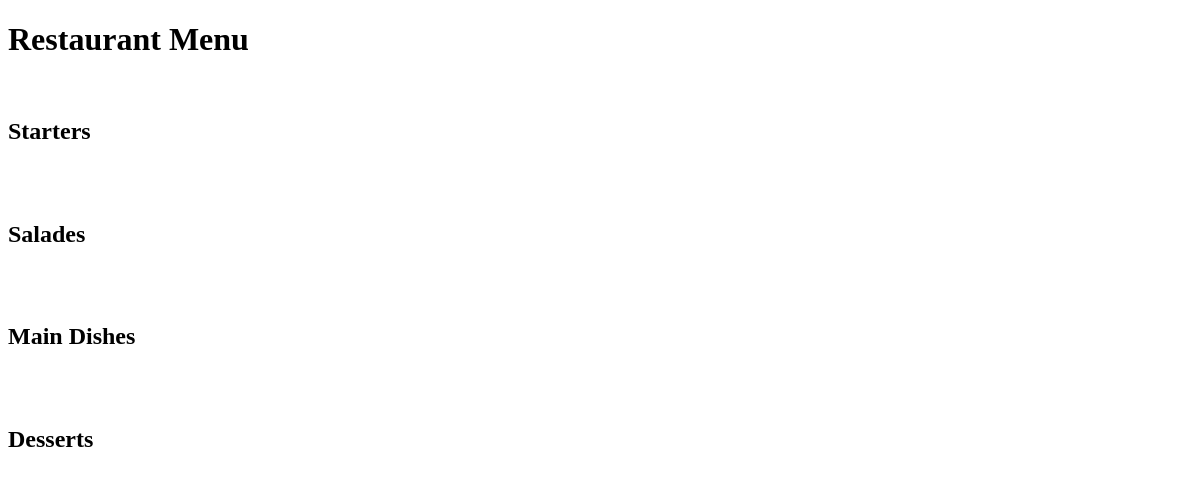
The app's page /, older data.
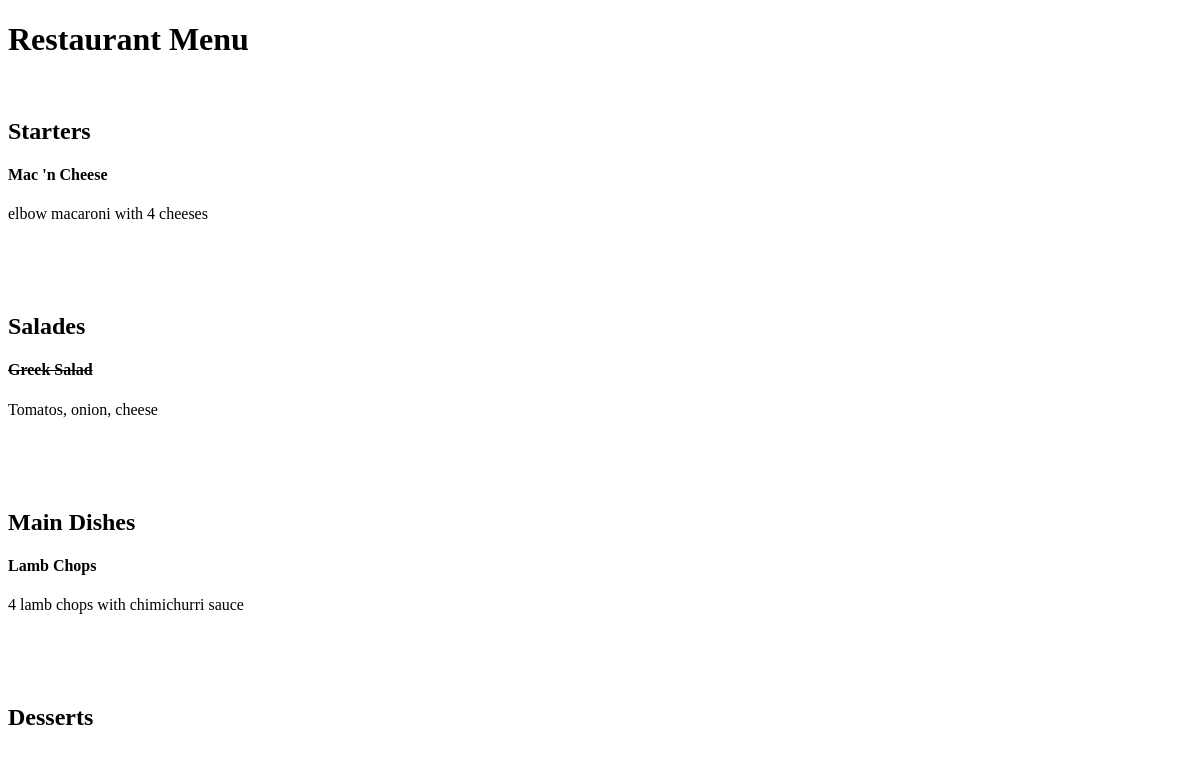
The same page, newer data.
### restaurant_menu/models.py (models this page shows, shortened)
class Item(models.Model):
	meal = models.CharField(max_length=200, unique=True)
	desc = models.CharField(max_length=2000)
	price = models.DecimalField(decimal_places=2, max_digits=5)
	category = models.CharField(max_length=500, choices=CATEGORY)
	author = models.ForeignKey(User, on_delete=models.PROTECT)  # If the user is deleted from the tabel, none of its creations will be deleted
	is_available = models.IntegerField(choices=AVAILABILITY, default=0)
	creation_date = models.DateTimeField(auto_now_add=True)
	update_date = models.DateTimeField(auto_now=True)

### restaurant_menu/views.py (the view)
# urls.py: path("", views.MenuList.as_view(), name="home")
class MenuList(generic.ListView):
	queryset = Item.objects.order_by("creation_date")
	template_name = "index.html"
	def get_context_data(self, **kwargs):
		context = super().get_context_data(**kwargs)
		context["meals"] = CATEGORY
		context["available"] = AVAILABILITY
		return context

### templates/index.html (shortened to what this page needs)
<!DOCTYPE html>
<html lang="en">
<head>
</head>
<body>
<h1>Restaurant Menu</h1>
<br>
{% for meal in meals %}
<h2>{{ meal.1 }}</h2>
    {% for m in item_list %}
        {% if m.category == meal.0 %}
            {% if m.is_available == 1 %}
                <h4>{{ m.meal }}</h4>
            {% else %}
                <h4 style="text-decoration: line-through;" title="Sold Out">{{ m.meal }}</h4>
            {% endif %}
            <p>{{ m.desc }}</p>
            <br>
        {% endif %}
    {% endfor %}
<br> <br>
{% endfor %}
</body>
</html>

Row changes from the older to the newer data that the page shows:
added Item: meal "Mac 'n Cheese", desc "elbow macaroni with 4 cheeses", shown under "Starters"
added Item: meal "Greek Salad", desc "Tomatos, onion, cheese", shown under "Salades"
added Item: meal "Lamb Chops", desc "4 lamb chops with chimichurri sauce", shown under "Main Dishes"
